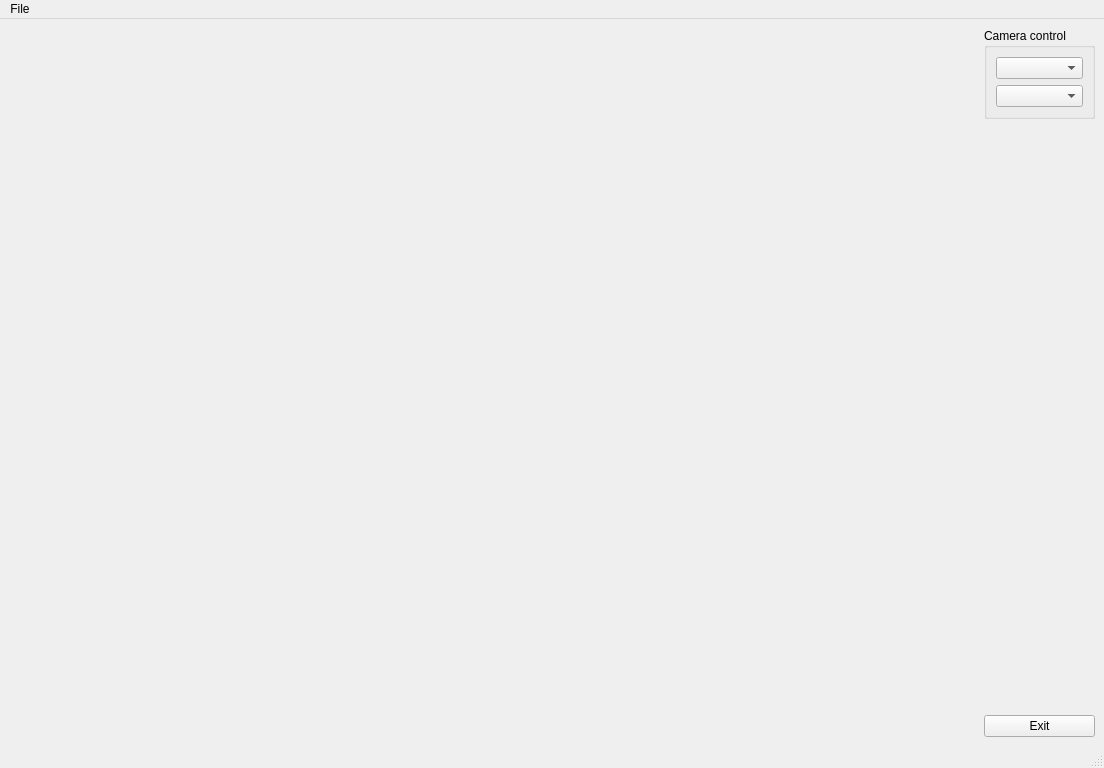
<?xml version="1.0" encoding="UTF-8"?>
<ui version="4.0">
 <class>MainWindow</class>
 <widget class="QMainWindow" name="MainWindow">
  <property name="geometry">
   <rect>
    <x>0</x>
    <y>0</y>
    <width>1104</width>
    <height>768</height>
   </rect>
  </property>
  <property name="windowTitle">
   <string>MainWindow</string>
  </property>
  <widget class="QWidget" name="centralwidget">
   <property name="enabled">
    <bool>true</bool>
   </property>
   <property name="minimumSize">
    <size>
     <width>500</width>
     <height>300</height>
    </size>
   </property>
   <layout class="QVBoxLayout" name="verticalLayout">
    <item>
     <layout class="QHBoxLayout" name="horizontalLayout">
      <item>
       <widget class="QVTKWidget" name="widget" native="true">
        <property name="sizePolicy">
         <sizepolicy hsizetype="Expanding" vsizetype="Expanding">
          <horstretch>0</horstretch>
          <verstretch>0</verstretch>
         </sizepolicy>
        </property>
       </widget>
      </item>
      <item>
       <layout class="QVBoxLayout" name="verticalLayout_2">
        <property name="sizeConstraint">
         <enum>QLayout::SetDefaultConstraint</enum>
        </property>
        <item alignment="Qt::AlignTop">
         <widget class="QGroupBox" name="groupBox">
          <property name="sizePolicy">
           <sizepolicy hsizetype="Minimum" vsizetype="Preferred">
            <horstretch>0</horstretch>
            <verstretch>0</verstretch>
           </sizepolicy>
          </property>
          <property name="title">
           <string>Camera control</string>
          </property>
          <property name="alignment">
           <set>Qt::AlignLeading|Qt::AlignLeft|Qt::AlignTop</set>
          </property>
          <property name="flat">
           <bool>false</bool>
          </property>
          <property name="checkable">
           <bool>false</bool>
          </property>
          <layout class="QVBoxLayout" name="verticalLayout_3">
           <item>
            <widget class="QComboBox" name="comboBoxCamPos">
             <property name="sizePolicy">
              <sizepolicy hsizetype="Minimum" vsizetype="Fixed">
               <horstretch>0</horstretch>
               <verstretch>0</verstretch>
              </sizepolicy>
             </property>
             <property name="editable">
              <bool>false</bool>
             </property>
            </widget>
           </item>
           <item>
            <widget class="QComboBox" name="comboBoxCamCenter">
             <property name="sizePolicy">
              <sizepolicy hsizetype="Minimum" vsizetype="Fixed">
               <horstretch>0</horstretch>
               <verstretch>0</verstretch>
              </sizepolicy>
             </property>
            </widget>
           </item>
          </layout>
         </widget>
        </item>
        <item>
         <widget class="QPushButton" name="pushButton">
          <property name="sizePolicy">
           <sizepolicy hsizetype="Minimum" vsizetype="Fixed">
            <horstretch>0</horstretch>
            <verstretch>0</verstretch>
           </sizepolicy>
          </property>
          <property name="text">
           <string>Exit</string>
          </property>
         </widget>
        </item>
       </layout>
      </item>
     </layout>
    </item>
   </layout>
  </widget>
  <widget class="QMenuBar" name="menubar">
   <property name="enabled">
    <bool>true</bool>
   </property>
   <property name="geometry">
    <rect>
     <x>0</x>
     <y>0</y>
     <width>1104</width>
     <height>25</height>
    </rect>
   </property>
   <widget class="QMenu" name="menuFile">
    <property name="title">
     <string>File</string>
    </property>
    <addaction name="actionExit"/>
   </widget>
   <addaction name="menuFile"/>
  </widget>
  <widget class="QStatusBar" name="statusbar"/>
  <action name="actionExit">
   <property name="text">
    <string>Exit</string>
   </property>
  </action>
 </widget>
 <customwidgets>
  <customwidget>
   <class>QVTKWidget</class>
   <extends>QWidget</extends>
   <header location="global">QVTKWidget.h</header>
   <container>1</container>
  </customwidget>
 </customwidgets>
 <resources/>
 <connections>
  <connection>
   <sender>pushButton</sender>
   <signal>clicked()</signal>
   <receiver>MainWindow</receiver>
   <slot>close()</slot>
   <hints>
    <hint type="sourcelabel">
     <x>1056</x>
     <y>715</y>
    </hint>
    <hint type="destinationlabel">
     <x>1055</x>
     <y>-3</y>
    </hint>
   </hints>
  </connection>
  <connection>
   <sender>actionExit</sender>
   <signal>triggered()</signal>
   <receiver>MainWindow</receiver>
   <slot>close()</slot>
   <hints>
    <hint type="sourcelabel">
     <x>-1</x>
     <y>-1</y>
    </hint>
    <hint type="destinationlabel">
     <x>551</x>
     <y>383</y>
    </hint>
   </hints>
  </connection>
  <connection>
   <sender>comboBoxCamPos</sender>
   <signal>currentIndexChanged(int)</signal>
   <receiver>comboBoxCamCenter</receiver>
   <slot>setCurrentIndex(int)</slot>
   <hints>
    <hint type="sourcelabel">
     <x>1011</x>
     <y>86</y>
    </hint>
    <hint type="destinationlabel">
     <x>1009</x>
     <y>118</y>
    </hint>
   </hints>
  </connection>
 </connections>
</ui>
